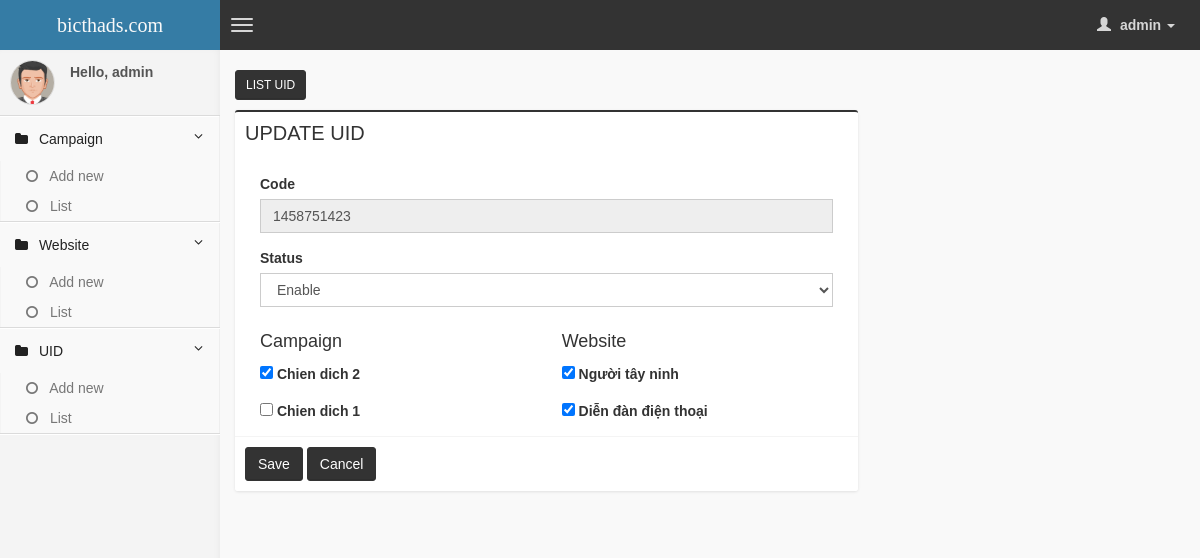
Screenshot of /backend/index.php?mod=uid&act=form&id=2 (signed in) with the database file from the repository.
### tables this page shows
CREATE TABLE IF NOT EXISTS `uid` (
  `id` int(11) NOT NULL AUTO_INCREMENT,
  `code` varchar(255) NOT NULL,
  `campaign_id` varchar(255) NOT NULL,
  `website_id` varchar(255) NOT NULL,
  `status` tinyint(1) NOT NULL,
  `created_at` int(11) NOT NULL,
  `updated_at` int(11) NOT NULL,
  PRIMARY KEY (`id`),
  UNIQUE KEY `code` (`code`),
  UNIQUE KEY `campaign_id` (`campaign_id`,`website_id`)
);

CREATE TABLE IF NOT EXISTS `campaign` (
  `id` int(11) NOT NULL AUTO_INCREMENT,
  `name` varchar(255) NOT NULL,
  `file_url` varchar(500) DEFAULT NULL,
  `file_type` varchar(3) DEFAULT NULL,
  `website_url` varchar(500) NOT NULL,
  `width` int(11) DEFAULT NULL,
  `height` int(11) DEFAULT NULL,
  `status` tinyint(1) NOT NULL,
  `created_at` int(11) NOT NULL,
  `updated_at` int(11) NOT NULL,
  PRIMARY KEY (`id`)
);

CREATE TABLE IF NOT EXISTS `website` (
  `id` int(11) NOT NULL AUTO_INCREMENT,
  `name` varchar(255) NOT NULL,
  `website_url` varchar(500) NOT NULL,
  `status` tinyint(1) NOT NULL,
  `created_at` int(11) NOT NULL,
  `updated_at` int(11) NOT NULL,
  `display_order` int(11) NOT NULL,
  PRIMARY KEY (`id`)
);

### backend/model/Backend.php (called while the page is built, shortened)
<?php
class Backend {
    function getDetail($table, $id){
        $sql = "SELECT * FROM $table WHERE id = $id";
        $rs = mysql_query($sql);
        $row = mysql_fetch_assoc($rs);
        return $row;
    }
    function getList($table,$offset = -1 , $limit = -1, $arrCustom = array()){
        try{
            $arrResult = array();
            $sql = "SELECT * FROM $table";
            $sql .= " ORDER BY id DESC ";
            $rs = mysql_query($sql) or die(mysql_error());
            while($row = mysql_fetch_assoc($rs)){
               $arrResult['data'][$row['id']] = $row;
            }
            $arrResult['total'] = mysql_num_rows($rs);
            return $arrResult;
        }catch(Exception $ex){
            $arrLog = array('time'=>date('d-m-Y H:i:s'),'model'=> 'Post','function' => 'getListEstateType' , 'error'=>$ex->getMessage(),'sql'=>$sql);
            $this->logError($arrLog);
        }
    }
}
?>

### backend/view/uid/form.php (the view, shortened to what this page needs)
<?php
$id = 0;
if(isset($_GET['id'])){
    $id = (int) $_GET['id'];
    require_once "model/Backend.php";
    $model = new Backend;
    $detail = $model->getDetail("uid",$id);
    $compaignArrSelected = explode(",", $detail['campaign_id']);
    $websiteArrSelected = explode(",", $detail['website_id']);
}
$compaignArr = $model->getList('campaign');
$websiteArr = $model->getList('website');
?>
<div class="row">
    <div class="col-md-8">
        <button class="btn btn-primary btn-sm" onclick="location.href='index.php?mod=uid&act=list'">LIST UID</button>
        <div class="box box-primary">
            <div class="box-header">
                <h2 class="box-title" style="text-tranform:uppercase !important;color: #333333">
                    <?php echo ($id > 0) ? "UPDATE" : "CREATE NEW" ?> UID</h2>
                <div class="clearfix"></div>
            </div>
            <form role="form" method="post" id="dataForm" action="controller/Uid.php">
            <div class="box-body" >
                <?php
                if(!empty($detail)){
                ?>
                <div class="col-md-12">
                    <div class="form-group">
                        <label for="name">Code</label>
                        <input value="<?php echo $detail['code']; ?>" type="text" disabled="disabled" class="form-control" />
                    </div>
                </div>
                <?php } ?>
                <div class="col-md-12">
                    <div class="form-group">
                        <label for="name">Status</label>
                        <select class="form-control"  name="status" id="status">
                          <option value="1" <?php if(isset($detail['status']) && $detail['status']==1) echo "selected"; ?>>Enable</option>
                        </select>
                    </div>
                </div>
                <div class="col-md-6" >
                    <h4>Campaign</h4>
                    <?php if(!empty($compaignArr['data'])){
                        foreach ($compaignArr['data'] as $key => $value) {
                    ?>
                    <p>
                        <input <?php if(in_array($value['id'], $compaignArrSelected)) echo "checked='checked'"; ?>  type="checkbox" name="campaign_id[]" value="<?php echo $value['id']?>" class="campaign_id" id="campaign_id_<?php echo $value['id']; ?>">
                        <label for="campaign_id_<?php echo $value['id']; ?>"><?php echo $value['name']; ?></label>
                    </p>
                    <?php } } ?>
                </div>
                <div class="col-md-6">
                    <h4>Website</h4>
                    <?php if(!empty($websiteArr['data'])){
                        foreach ($websiteArr['data'] as $key => $value) {
                    ?>
                    <p>
                        <input  <?php if(in_array($value['id'], $websiteArrSelected)) echo "checked='checked'"; ?> type="checkbox" name="website_id[]" value="<?php echo $value['id']?>" class="website_id" id="website_id_<?php echo $value['id']; ?>">
                        <label for="website_id_<?php echo $value['id']; ?>"><?php echo $value['name']; ?></label>
                    </p>
                    <?php } } ?>
                </div>
                </div>
                <div class="clearfix"></div>
                <div class="box-footer">
                     <button class="btn btn-primary btnSave" type="submit" onclick="return validate();">Save</button>
                     <button class="btn btn-primary" type="reset" onclick="location.href='index.php?mod=uid&act=list'">Cancel</button>
                </div>
            </form>
        </div>
    </div>
</div>
</div>

### rows the page displays
uid: code "1458751423", status "Enable", campaign_id "☑", website_id "☑"
campaign: name "Chien dich 2"
campaign: name "Chien dich 1"
website: name "Người tây ninh"
website: name "Diễn đàn điện thoại"

### other values shown
$_SESSION['email'] "admin"
